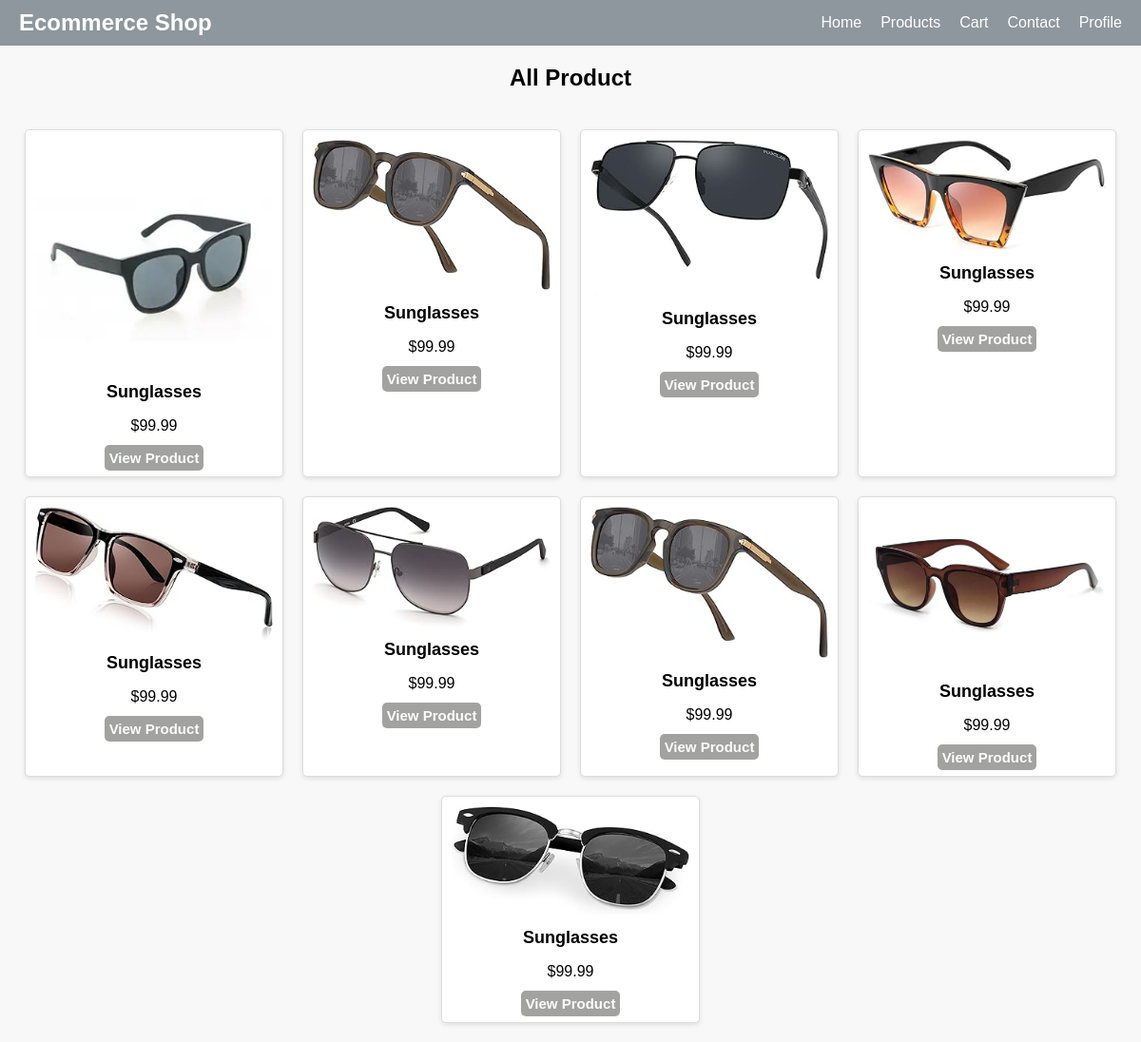
The page /categories?categori=Sunglasses on the database its author committed.
### User/models.py (models this page shows)
class Products(models.Model):
    image = models.ImageField(upload_to='images/')
    product = models.CharField(max_length=30)
    price = models.FloatField()
    desc = models.CharField(max_length=300)
    categori = models.CharField(max_length=100)

### User/views.py (the view)
# urls.py: path('categories', Categories),
def Categories(request):
    categori = request.GET.get('categori')
    view = Products.objects.filter(categori=categori)
    print(view)
    return render(request, 'categories.html', {"view": view})

### templates/categories.html (shortened to what this page needs)
<!DOCTYPE html>
{% load static %}
<html lang="en">
<head>
    <link rel="stylesheet" href="{% static 'css/c.css' %}">
    <link rel="stylesheet" href="{% static 'css/all.min.css' %}">
<body>
    <header>
        <div class="logo">
            <h1>Ecommerce Shop</h1>
        </div>
        <nav>
            <ul>
                <li><a href="/">Home</a></li>
                <li><a href="/main">Products</a></li>
                <li><a href="/cart">Cart</a></li>
                <li><a href="#">Contact</a></li>
                <li><a href="/login">Profile </a></li>
            </ul>
        </nav>
    </header>
    <h2 style="text-align: center;">All Product</h2>
    <div class="product-grid">
        {% for i in view %}
        <div class="product-card">
            <img src="media/{{i.image}}"
                alt="Product 1">
            <h3>{{i.product}}</h3>
            <p>${{i.price}}</p>
            <a href="/product?id={{i.id}}" class="btn">View Product</a>
        </div>
        {% endfor %}
    </div>
</body>
</html>

### Static/css/c.css (style rules this page uses)
body { font-family: Arial, sans-serif; margin: 0; padding: 0; box-sizing: border-box; background-color: #f8f8f8; }
header { display: flex; justify-content: space-between; align-items: center; background-color: #8e969e; color: white; padding: 10px 20px; }
header .logo h1 { margin: 0; }
header nav ul { list-style: none; display: flex; gap: 20px; margin: 0; padding: 0; }
header nav ul li a { color: white; text-decoration: none; font-size: 16px; }
.product-grid { display: grid; word-wrap: break-word; grid-template-columns: repeat(auto-fill, minmax(300px, 1fr)); gap: 20px; padding: 20px; }
.product-card { text-align: center; background-color: #fff; padding: 10px; border: 1px solid #ddd; border-radius: 5px; box-shadow: 0 4px 8px rgba(0, 0, 0, 0.1); }
.product-card img { max-width: 100%; height: auto; margin-bottom: 10px; }
.product-card a { background-color: #A2A2A1FF; color: white; border: none; padding: 5px; border-radius: 5px; cursor: pointer; text-decoration: none; font-size: 15px; }
h1 { font-size: 2rem; margin-bottom: 20px; }
.product-grid { display: flex; gap: 20px; justify-content: center; flex-wrap: wrap; }
.product-card { background: #fff; border: 1px solid #ddd; border-radius: 5px; overflow: hidden; width: 250px; box-shadow: 0 2px 5px rgba(0, 0, 0, 0.1); }
.product-card img { width: 100%; height: auto; }
.product-card h3 { font-size: 18px; margin: 0 0 10px; }
.product-card a { text-decoration: none; color: #fcfdfd; font-weight: bold; }
h1 { margin: 20px 0; font-size: 24px; }

### rows shown on the page
Products: image (picture), product "Sunglasses", price "99.99"
Products: image (picture), product "Sunglasses", price "99.99"
Products: image (picture), product "Sunglasses", price "99.99"
Products: image (picture), product "Sunglasses", price "99.99"
Products: image (picture), product "Sunglasses", price "99.99"
Products: image (picture), product "Sunglasses", price "99.99"
Products: image (picture), product "Sunglasses", price "99.99"
Products: image (picture), product "Sunglasses", price "99.99"
Products: image (picture), product "Sunglasses", price "99.99"
